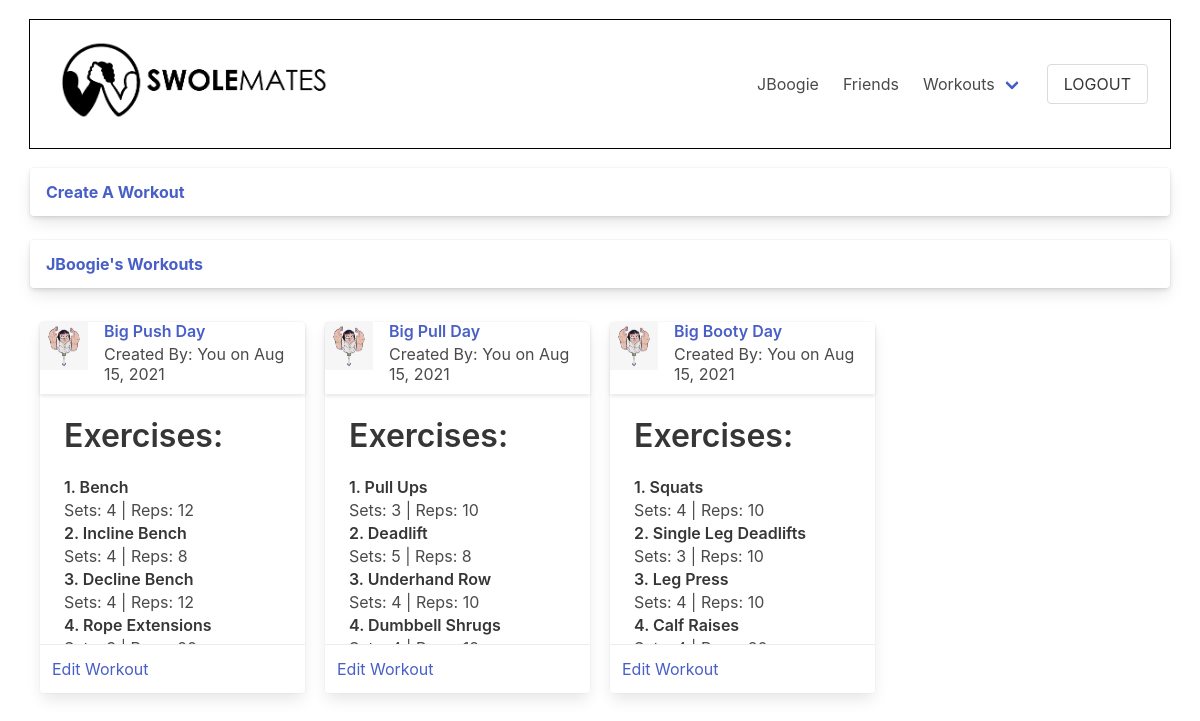
Screenshot of /swolemates/user/JBoogie/workouts (signed in) with the database file from the repository.
### swolemates_app/models.py (models this page shows, shortened)
class User(models.Model):
    first_name = models.CharField(max_length = 50)
    last_name = models.CharField(max_length = 50)
    username = models.CharField(max_length=45, unique=True)
    email = models.EmailField(unique=True)
    password = models.CharField(max_length = 60)
    profile_photo = models.ImageField(default='default.png', upload_to = "images/")
    bio = models.TextField(blank=True, null=True)
    fav_exercises = models.TextField(blank=True, null=True)
    objects = UserManager()
    friends = models.ManyToManyField('self', blank=True)
    created_at = models.DateTimeField(auto_now_add=True)
    updated_at = models.DateTimeField(auto_now=True)

class Workout(models.Model):
    name = models.CharField(max_length=50)
    created_by = models.ForeignKey(User, related_name="workouts", on_delete=models.CASCADE)
    liked_by = models.ManyToManyField(User, related_name="liked_workouts", blank=True)
    objects = WorkoutManager()
    created_at = models.DateTimeField(auto_now_add=True)
    updated_at = models.DateTimeField(auto_now=True)

class Exercise(models.Model):
    workout = models.ForeignKey(Workout, related_name="exercises", on_delete=models.CASCADE)
    name = models.CharField(max_length=50)
    set_count = models.IntegerField()
    rep_count = models.IntegerField()
    created_at = models.DateTimeField(auto_now_add=True)
    updated_at = models.DateTimeField(auto_now=True)

### swolemates_app/views.py (the view)
# urls.py: path('swolemates/user/<str:username>/workouts', views.workouts_list),
def workouts_list(request, username):
    user = User.objects.get(id=request.session['user_id'])
    profile = User.objects.get(username=username)
    context = {
        "user": user,
        "profile": profile,
        "workouts": profile.workouts.all()
    }
    return render(request, "workouts_list.html", context)

### swolemates_app/templates/workouts_list.html (shortened to what this page needs)
<!DOCTYPE html>
<html lang="en">
<head>
    <link rel="stylesheet" href="https://cdn.jsdelivr.net/npm/bulma@0.9.3/css/bulma.min.css">
    {% load static %}
    <link rel="stylesheet" href="{% static 'css/lists.css' %}">
</head>
<body>
    <div id="wrapper">
        <nav class="navbar">
            <div class="navbar-brand">
                    <p class="title is-2 is-align-self-center" id="wtf"><a href="/swolemates"><img src="/media/SM_2.png" alt="swolemates logo" style="height: 100px;"></a></p>
            </div>
            <div class="navbar-menu navbar-end">
                <a href="/swolemates/user/{{user.username}}" class="navbar-item">
                    {{user.username}}
                </a>
                <a href="/swolemates/user/{{user.username}}/friends" class="navbar-item">
                    Friends
                </a>
                <div class="navbar-item has-dropdown is-hoverable">
                    <a href="/swolemates/user/{{user.username}}/workouts" class="navbar-link">
                        Workouts
                    </a>
                </div>
                <div class="navbar-item">
                    <form action="/logout" method="POST">
                        <input type="submit" value="LOGOUT" class="button" id="logout">
                    </form>
                </div>
            </div>
        </nav>
        <div class="tile is-ancestor">
            <div class="tile is-parent is-12 is-vertical">
                {% if user == profile %}
                    <div class="tile is-child is-12">
                        <div class="card">
                        <header class="card-header">
                            <p class="card-header-title"><a href="/swolemates/workout">Create A Workout</a></p>
                        </header>
                        </div>
                    </div>
                {% endif %}
                <div class="tile is-child is-12">
                    <div class="card">
                    <header class="card-header">
                        <p class="card-header-title"><a href="/swolemates/user/{{profile.username}}">{{profile.username}}'s Workouts</a></p>
                    </header>
                    </div>
                </div>
                {% if workouts %}
                    <div class="tile">
                    {% for workout in workouts %}
                    <div class="tile is-child is-3" id="workout-tile">
                            <div class="card">
                                <div class="card-header" id="workout-header">
                                    <div class="media">
                                        <div class="media-left">
                                            <img src="/media/{{user.profile_photo}}" alt="{{profile.username}}'s profile pic" class="image is-48x48">
                                        </div>
                                        {% if workout.created_by != user %}
                                            <div class="media-content">
                                                <p class="title is-6"><a href="/swolemates/workout/{{workout.id}}">{{ workout.name }}</a></p>
                                                <p class="subtitle is-6">Created By: {{workout.created_by}} on {{workout.created_at|date:"M d, Y"}}</p>
                                            </div>
                                        {% else %}
                                            <div class="media-content">
                                                <p class="title is-6"><a href="/swolemates/workout/{{workout.id}}">{{ workout.name }}</a></p>
                                                <p class="subtitle is-6">Created By: You on {{workout.created_at|date:"M d, Y"}}</p>
                                            </div>
                                        {% endif %}
                                    </div>
                                </div>
                                <div class="card-content" id="workout-tile-exercises">
                                    <p class="title">
                                        Exercises:
                                    </p>
                                        {% for exercise in workout.exercises.all %}
                                            <p class="title is-6">
                                                {{forloop.counter}}. {{exercise.name}}
                                            </p>
                                            <p class="subtitle is-6">Sets: {{exercise.set_count}} | Reps: {{exercise.rep_count}}</p>
                                        {% endfor %}
                                </div>
                                    {% if user == profile %}
                                        <div class="card-footer">
                                            <a href="/swolemates/workout/{{workout.id}}/edit" class="card-footer-item is-justify-content-start">Edit Workout</a>
                                        </div>
                                    {% endif %}
                            </div>
                        </div>
                    {% endfor %}
                {% endif %}
            </div>
            </div>
        </div>
    </div>
</body>
</html>

### swolemates_app/static/css/lists.css (style rules this page uses)
* { margin: 0px; padding: 0px; }
#wrapper { width: 95%; margin: auto; }
.is-ancestor { margin: auto; }
nav { margin: 20px auto; padding: 10px; outline: 1px solid black; }
#wtf { margin-bottom: 0px; padding-bottom: 0px; }
#workout-tile { padding: 10px; }
#workout-tile-exercises { height: 250px; overflow: scroll; }
#workout-header { padding-bottom: 10px; }

### rows the page displays
User: username "JBoogie"
Workout: profile_photo (picture), name "Big Push Day", created_at "Aug 15, 2021"
Exercise: name "Bench", set_count "4", rep_count "12"
Exercise: name "Incline Bench", set_count "4", rep_count "8"
Exercise: name "Decline Bench", set_count "4", rep_count "12"
Exercise: name "Rope Extensions"
Workout: profile_photo (picture), name "Big Pull Day", created_at "Aug 15, 2021"
Exercise: name "Pull Ups", set_count "3", rep_count "10"
Exercise: name "Deadlift", set_count "5", rep_count "8"
Exercise: name "Underhand Row", set_count "4", rep_count "10"
Exercise: name "Dumbbell Shrugs"
Workout: profile_photo (picture), name "Big Booty Day", created_at "Aug 15, 2021"
Exercise: name "Squats", set_count "4", rep_count "10"
Exercise: name "Single Leg Deadlifts", set_count "3", rep_count "10"
Exercise: name "Leg Press", set_count "4", rep_count "10"
Exercise: name "Calf Raises"
